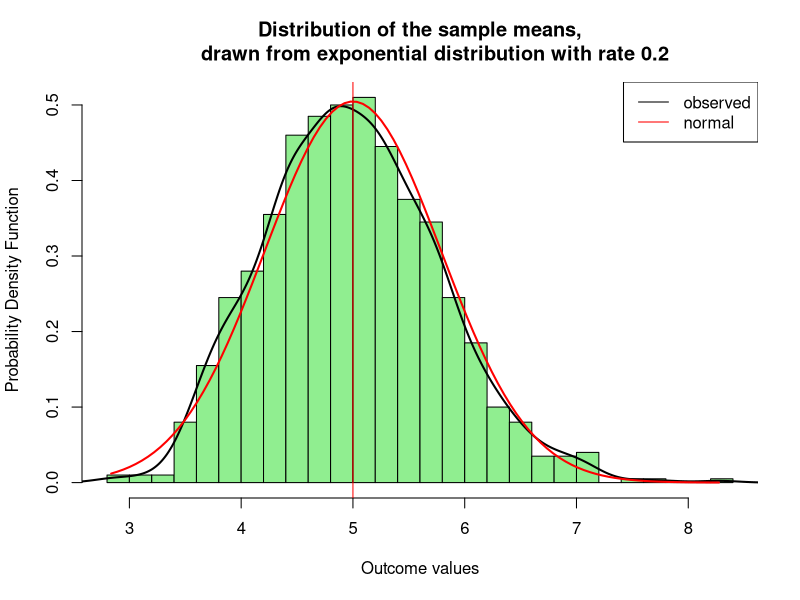
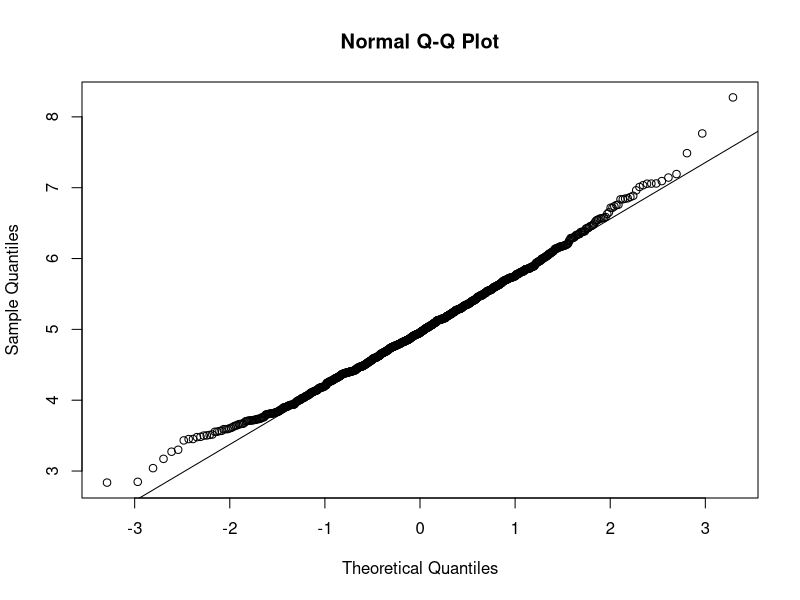

These charts were generated, in order, by the following R code:
## ---- chunk 1
set.seed(12121)
lambda <- 0.2
sample_size <- 40 
nsim <- 1.0e3
exp_sample <- rexp(sample_size, rate = lambda)
## ---- chunk 2
head(exp_sample)
tail(exp_sample)
summary(exp_sample)
sd(exp_sample)
## ---- chunk 3
repeated_exp <- replicate(nsim, mean(rexp(n = sample_size, rate = lambda)))
## ---- chunk 4
summary(repeated_exp)
sdeviation <- sd(repeated_exp, na.rm = FALSE)
sdeviation
## ---- chunk 5
# plot the histogram of averages
hist(repeated_exp, breaks=30, prob=TRUE,
     col="lightgreen",
     main="Distribution of the sample means,
     drawn from exponential distribution with rate 0.2",
     xlab="Outcome values", 
     ylab="Probability Density Function")
# density of the averages of samples
lines(density(repeated_exp), lwd = 2)
# theoretical center of distribution
abline(v=1/lambda, col="red")
# theoretical density of the averages of samples
xfit <- seq(min(repeated_exp), max(repeated_exp), length=100)
yfit <- dnorm(xfit, mean=1/lambda, sd=(1/lambda/sqrt(sample_size)))
lines(xfit, yfit, lwd=2, col="red", lty=1)
# add legend
legend('topright', c("observed", "normal"), lty=c(1,1), col=c("black", "red"))
## ---- chunk 6

qqnorm(repeated_exp, main = "Normal Q-Q Plot",
       xlab="Theoretical Quantiles", ylab="Sample Quantiles", 
       plot.it=TRUE) 
qqline(repeated_exp)
